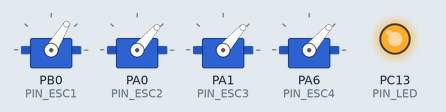
The sketch below on a simulated STM32 Blue Pill. Shown: 4 × servo, output pins drawn as LEDs (lit = HIGH). What the sketch prints to the serial monitor is not drawn.

Above: at 6.05 s.
At 7.55 s:
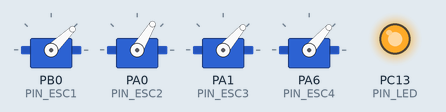
At 9.05 s:
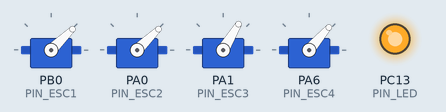
At 10.55 s:
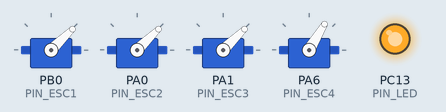
At 11.95 s:
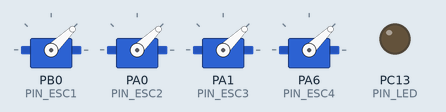
Timing chart, 0 to 13.8 s (numbered marks = the images above):
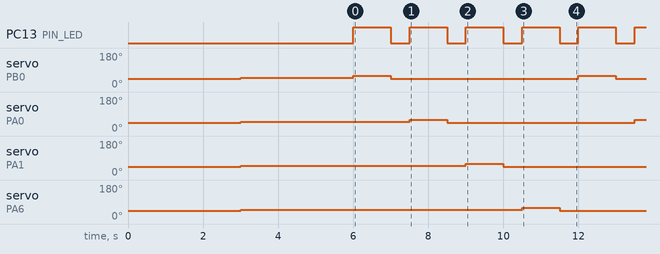

Measured:
- by itself, PC13 (PIN_LED): alternates HIGH for 1.0 s and LOW for 0.50 s
- by itself, servo on PB0 (PIN_ESC1), servo on PA0 (PIN_ESC2), servo on PA1 (PIN_ESC3), servo on PA6 (PIN_ESC4): repeats every 6.0 s: 59° 1.0 s, 44° 5.0 s

The sketch:

escTEST.ino
```cpp
#include <Servo.h>

// === Pin Assignments ===
#define PIN_ESC1 PB0   // ✅ ESC 1 (Working)
#define PIN_ESC2 PA0   // ✅ ESC 2
#define PIN_ESC3 PA1   // ✅ ESC 3
#define PIN_ESC4 PA6   // ✅ ESC 4 (Now using A6)

#define PIN_LED  PC13 // ✅ Onboard LED

// === PWM Signal Definitions (in microseconds) ===
#define PWM_MIN 1000   // Minimum throttle (Stopped)
#define PWM_ARM 1050   // Arming throttle
#define PWM_LOW 1150   // Lower power throttle

// === Timing Constants ===
#define DELAY_ARM  3000  // Wait time for arming (3 sec)
#define DELAY_TEST 1000  // Time per motor test (1 sec)
#define DELAY_OFF  500   // Delay before next motor test

Servo ESC_1, ESC_2, ESC_3, ESC_4;

void setup() {
    pinMode(PIN_LED, OUTPUT);

    ESC_1.attach(PIN_ESC1);
    ESC_2.attach(PIN_ESC2);
    ESC_3.attach(PIN_ESC3);
    ESC_4.attach(PIN_ESC4);  // ✅ Now using A6 instead of A3

    Serial.begin(115200);
    Serial.println("🚀 Arming ESCs...");

    // Arm ESCs
    ESC_1.writeMicroseconds(PWM_MIN);
    ESC_2.writeMicroseconds(PWM_MIN);
    ESC_3.writeMicroseconds(PWM_MIN);
    ESC_4.writeMicroseconds(PWM_MIN);
    delay(DELAY_ARM);

    ESC_1.writeMicroseconds(PWM_ARM);
    ESC_2.writeMicroseconds(PWM_ARM);
    ESC_3.writeMicroseconds(PWM_ARM);
    ESC_4.writeMicroseconds(PWM_ARM);
    delay(DELAY_ARM);

    Serial.println("✅ ESCs Armed!");
}

void loop() {
    testESC(ESC_1);
    testESC(ESC_2);
    testESC(ESC_3);
    testESC(ESC_4);
}

void testESC(Servo &ESC) {
    digitalWrite(PIN_LED, HIGH);
    ESC.writeMicroseconds(PWM_LOW);  // 🔽 Lower power
    delay(DELAY_TEST);
    ESC.writeMicroseconds(PWM_MIN);  // Stop motor
    digitalWrite(PIN_LED, LOW);
    delay(DELAY_OFF);
}
```
